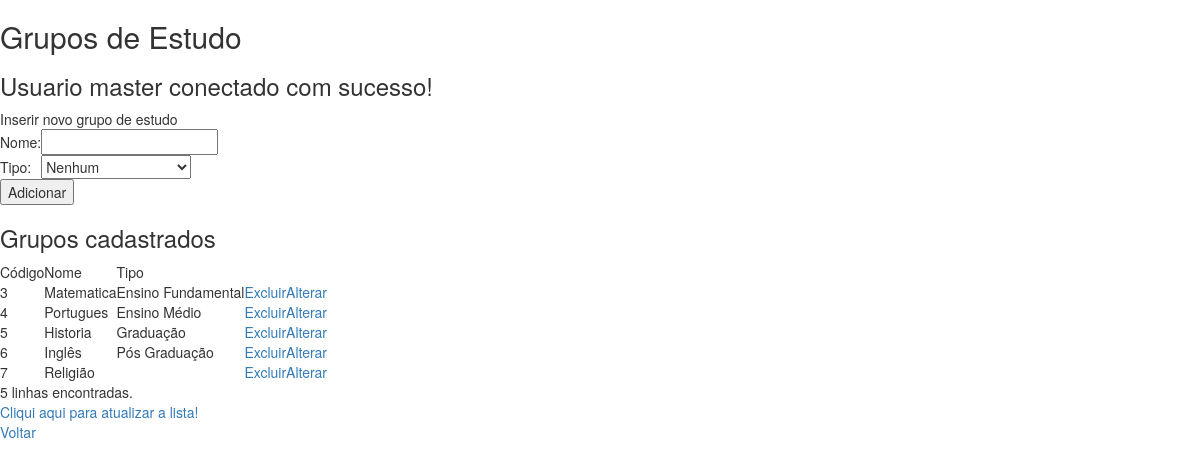
/grupos.php (signed in), run on the app's committed database.
### tables this page shows
CREATE TABLE IF NOT EXISTS `grupos` (
  `cod` int(11) NOT NULL AUTO_INCREMENT,
  `nome` varchar(50) NOT NULL,
  `tipo` int(11) DEFAULT NULL,
  PRIMARY KEY (`cod`),
  UNIQUE KEY `nome` (`nome`)
);

CREATE TABLE IF NOT EXISTS `tipos` (
  `cod` int(11) NOT NULL AUTO_INCREMENT,
  `nome` varchar(50) NOT NULL,
  PRIMARY KEY (`cod`),
  UNIQUE KEY `nome` (`nome`)
);

### grupos.php (the view, shortened to what this page needs)
<!DOCTYPE html>
<html lang="en">
	<head>
		<link href="bootstrap-3.3.2/css/bootstrap.min.css" rel="stylesheet">
	</head>
	<body>
		<h2>Grupos de Estudo</h2>
		<h3><?php echo "Usuario ".$_SESSION["login"]." conectado com sucesso!"; ?></h3>
		<form action="grupos.php" method="POST">
			<table>
				<tr>
					<td colspan="2">
						<?php
							if(isset($_GET['alterar'])){
								echo "Alterar grupo de estudo";
							}else{
								echo "Inserir novo grupo de estudo";
							}
						?>
					</td>
				</tr>
				<tr>
					<td>Nome:</td>
					<td>
						<?php
							$tipo = null;
							if(isset($_GET['alterar'])){
								$nome = "";
								$conexao = RetornaConexao();
								$sql = "select * from grupos where cod = ".$_GET['alterar'];
								$result = mysqli_query($conexao, $sql, $field=0);
								if (!$result){
									die('Erro consultando para alterar registro de grupos no Banco de Dados.');
								}else{
									if (mysqli_num_rows($result) > 0){
										while($row = mysqli_fetch_assoc($result)) {
											$nome = $row["nome"];
											$tipo = $row["tipo"];
										}
									}
								}
								mysqli_close($conexao);
								echo "<input type='text' name='nome' value='".$nome."'  />";
							}else{
								echo "<input type='text' name='nome'/>";
							}
						?>
					</td>
				</tr>
				<tr>
					<td>Tipo:</td>
					<td>
						<select name='tipo'>
							<?php
								echo "<option value='0'";
								if($tipo == null){
									echo " selected ";
								}
								echo ">Nenhum</option>";
							?>
						</select>
					</td>
				</tr>
				<tr>
					<td colspan="2">
						<?php
							if(isset($_GET['alterar'])){
								echo "<input type='submit' value='Alterar' name='submit'>";
							}else{
								echo "<input type='submit' value='Adicionar' name='submit'>";
							}
						?>
					</td>
				</tr>
			</table>
		</form>
		<h3>Grupos cadastrados</h3>
		<table>
			<tr>
				<td>Código</td>
				<td>Nome</td>
				<td>Tipo</td>
				<td>&nbsp;</td>
				<td>&nbsp;</td>
			</tr>
			<?php
				$conexao = RetornaConexao();
				$sql = "select t1.cod, t1.nome, t1.tipo, t2.nome as tipodsc from grupos t1 left join tipos t2 on t2.cod = t1.tipo ";
				$result = mysqli_query($conexao, $sql, $field=0);
				if (!$result){
					die('Erro consultando registro de grupos no Banco de Dados.');
				}else{
					$contador = 0;
					if (mysqli_num_rows($result) > 0){
						while($row = mysqli_fetch_assoc($result)) {
							$cod = $row["cod"];
							$nome = $row["nome"];
							$tipodsc = $row["tipodsc"];
							$contador++;
							echo "<tr><td>".$cod."</td><td>".$nome."</td><td>".$tipodsc."</td><td><a href='grupos.php?excluir=".$cod."'>Excluir</a></td><td><a href='grupos.php?alterar=".$cod."'>Alterar</a></td></tr>";
						}
					}
					echo "<tr><td colspan='4'>".$contador." linhas encontradas.</td></tr>";
				}
			?>
			<tr>
				<td colspan="3"><a href="grupos.php">Cliqui aqui para atualizar a lista!</a></td>
			</tr>
			<tr>
				<td colspan="3"><a href="index.php">Voltar</a></td>
			</tr>
		</table>
	</body>
</html>

### data on the page
grupos: cod "3", nome "Matematica", tipos.nome "Ensino Fundamental"
grupos: cod "4", nome "Portugues", tipos.nome "Ensino Médio"
grupos: cod "5", nome "Historia", tipos.nome "Graduação"
grupos: cod "6", nome "Inglês", tipos.nome "Pós Graduação"
grupos: cod "7", nome "Religião"

### other printed values
$_SESSION["login"] "master"
$contador "5"
